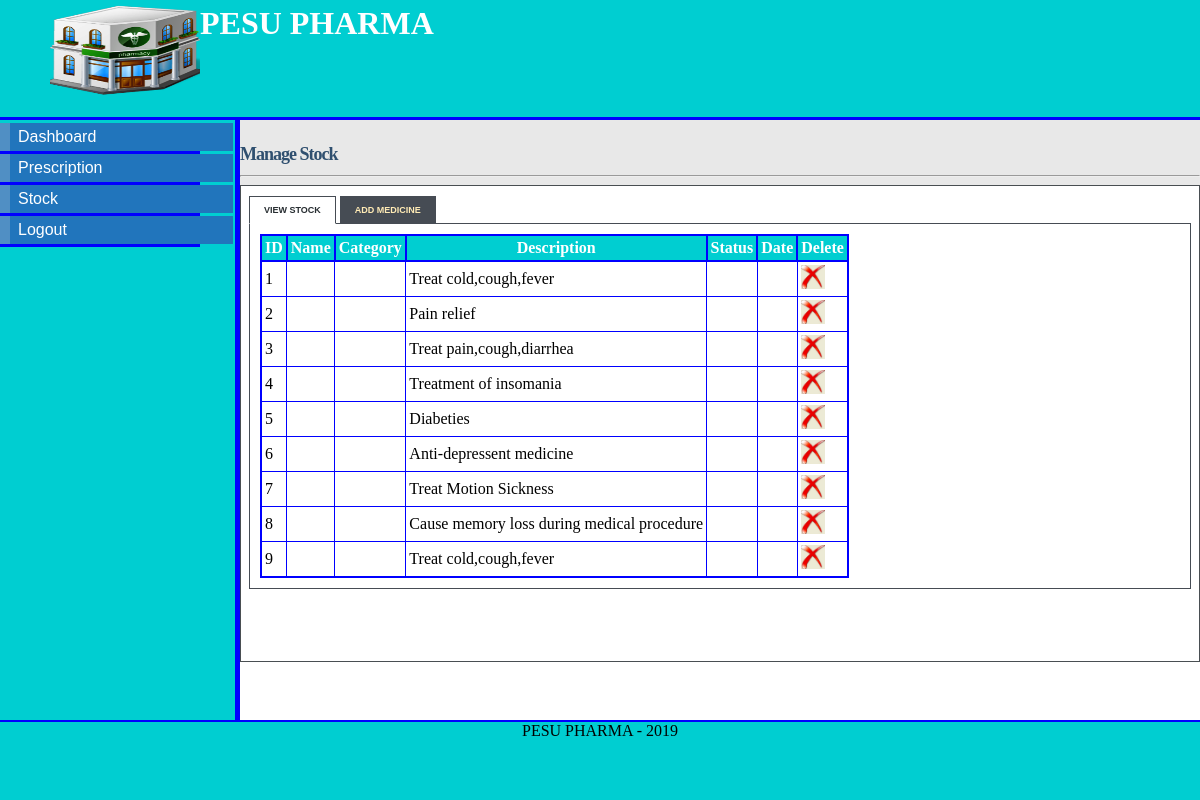
The app's page /stock_pharmacist.php (signed in) with its own data.
### tables this page shows
CREATE TABLE IF NOT EXISTS `STOCK`(
  `stock_id` INT NOT NULL AUTO_INCREMENT,
  `drug` VARCHAR(25) NOT NULL,
  `quantity` INT,
  `company` VARCHAR(25) NOT NULL,
  `cost` INT,
  `description` VARCHAR(50),
  `expiry_date` DATE,
  `admin_id` INT,

  PRIMARY KEY(`stock_id`),
  FOREIGN KEY(`admin_id`) REFERENCES ADMINISTRATOR(`admin_id`)
);

### stock_pharmacist.php (the view, shortened to what this page needs)
<!DOCTYPE html>
<html>
<head>
<link rel="stylesheet" type="text/css" href="style/mystyle.css">
<link rel="stylesheet" href="style/style.css" type="text/css" media="screen" />
<link rel="stylesheet" href="style/table.css" type="text/css" media="screen" />
</head>
<body>
<div id="content">
<div id="header">
<h1><a href="#"><img src="images/hd_logo.jpg"></a>  PESU PHARMA</h1></div>
<div id="left_column">
<div id="button">
<ul>
			<li><a href="pharmacist.php">Dashboard</a></li>
			<li><a href="prescription.php">Prescription</a></li>
			<li><a href="stock_pharmacist.php">Stock</a></li>
			<li><a href="logout.php">Logout</a></li>
		</ul>
</div>
		</div>
<div id="main">
<div id="tabbed_box" class="tabbed_box">
    <h4>Manage Stock</h4>
<hr/>
    <div class="tabbed_area">
        <ul class="tabs">
            <li><a href="javascript:tabSwitch('tab_1', 'content_1');" id="tab_1" class="active">View Stock</a></li>
            <li><a href="javascript:tabSwitch('tab_2', 'content_2');" id="tab_2">Add Medicine</a></li>
        </ul>
        <div id="content_1" class="content">
		<?php
        include_once('connect_db.php');
        $result = mysqli_query($con,"SELECT * FROM stock")
                or die(mysqli_error($con));
        echo "<table border='1' cellpadding='3'>";
         echo "<tr><th>ID</th><th>Name</th><th>Category</th><th>Description</th><th>Status </th><th>Date </th><th>Delete</th></tr>";
        while($row = mysqli_fetch_array( $result )) {
                echo "<tr>";
                 echo '<td>' . $row['stock_id'] . '</td>';
                echo '<td>' . $row['drug_name'] . '</td>';
				echo '<td>' . $row['category'] . '</td>';
				echo '<td>' . $row['description'] . '</td>';
				echo '<td>' . $row['status'] . '</td>';
				echo '<td>' . $row['date_supplied'] . '</td>';?>
				<td><a href="delete_stock.php?stock_id=<?php echo $row['stock_id']?>"><img src="images/delete-icon.jpg" width="24" height="24" border="0" /></a></td>
				<?php
		 }
        echo "</table>";
?>
        </div>
    </div>
</div>
</div>
<div id="footer" align="Center"> PESU PHARMA - 2019</div>
</div>
</body>
</html>

### style/mystyle.css (style rules this page uses)
body { margin-top: 0px; padding-top: 0px; }
#content { margin-left: auto; margin-right: auto; background: #E8E8E8; width: 100%; height: 100%; }
#header { position: absolute; top: 0; left:0; width: 100%; height: 15%; background: #00CED1; border-bottom: solid 3px blue; box-sizing: border-box; }
#header h1 { margin: 0px; padding-top: 5px; margin-left: 50px; color: #fff; }
#header img { float:left; height: 90px; width: 150px; }
#left_column { position: absolute; top: 15%; left:0; width: 20%; height: 75%; float: left; background: #00CED1; border-right:solid 5px blue; box-sizing: border-box; }
#main { clear: all; position: absolute; top: 15%; left:20%; width: 80%; height: 75%; background: #E8E8E8; box-sizing: border-box; }
#button { width: 12.5em; padding: 0 0 1em 0; margin-top: 0.2em; margin-bottom: 1em; font-family: 'Trebuchet MS', 'Lucida Grande', Verdana, Arial, Sans-serif; background: #00CED1; color: #333; }
#button ul { list-style: none; margin: 0; padding: 0; border: none; }
#button li { border-bottom: 3px solid blue; margin: 0; list-style: none; list-style-image: none; }
#button li a { display: block; padding: 5px 5px 5px 0.5em; border-left: 10px solid #508fc4; border-right: 10px solid #2175bc; background-color: #2175bc; color: #fff; text-decoration: none; width: 100%; }
html>body #button li a { width: 12.5em; }
#footer { position: absolute; text-align: center; left:0; bottom:0; width: 100%; height: 10%; background: #00CED1; clear: all; border-top: solid 2px blue; box-sizing: border-box; }

### style/style.css (style rules this page uses)
#tabbed_box { width: 100%; height:100%; }
.tabbed_box h4 { font-size: 18px; color:#2F4F6F; letter-spacing:-1px; margin-bottom:10px; }
.tabbed_area { border: 1px solid #494e52; background-color: #fff; padding: 8px; width: 100%; height: 100%; box-sizing: border-box; }
ul.tabs { margin: 0px; padding: 0px; margin-top: 5px; margin-bottom: 6px; }
ul.tabs li { list-style: none; display: inline; }
ul.tabs li a { background-color: #464c54; color: #ffebb5; padding: 8px 14px 8px 14px; text-decoration: none; font-size: 9px; font-family: Verdana, Arial, Helvetica, sans-serif; font-weight: bold; text-transform: uppercase; border: 1px solid #464c54; }
ul.tabs li a.active { background-color: #ffffff; color: #282e32; border: 1px solid #464c54; border-bottom: 1px solid #ffffff; }
.content { background-color: #ffffff; padding: 10px; border: 1px solid #464c54; }

### style/table.css (style rules this page uses)
table { border-collapse:collapse; }
table,th { border: 2px solid blue; }
th { background-color: #00CED1; color:white; }

### stock_pharmacist.php (style rules this page uses)
#main { height: 477px; }

### records on screen
stock: stock_id "1", description "Treat cold,cough,fever"
stock: stock_id "2", description "Pain relief"
stock: stock_id "3", description "Treat pain,cough,diarrhea"
stock: stock_id "4", description "Treatment of insomania"
stock: stock_id "5", description "Diabeties"
stock: stock_id "6", description "Anti-depressent medicine"
stock: stock_id "7", description "Treat Motion Sickness"
stock: stock_id "8", description "Cause memory loss during medical procedure"
stock: stock_id "9", description "Treat cold,cough,fever"
